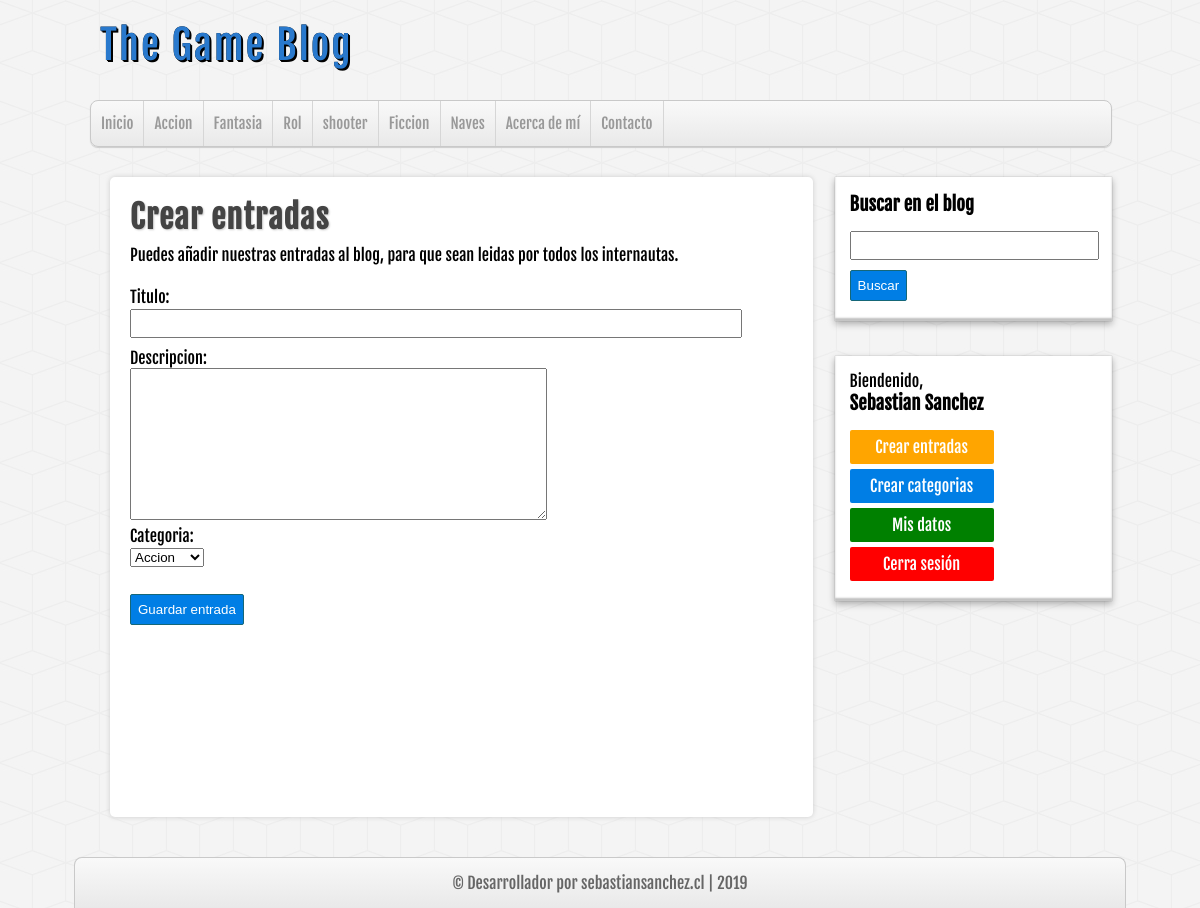
The app's page /crear-entradas.php (signed in) with its own data.
### tables this page shows
CREATE TABLE IF NOT EXISTS `categorias` (
  `id` int(255) NOT NULL AUTO_INCREMENT,
  `nombre` varchar(100) DEFAULT NULL,
  PRIMARY KEY (`id`)
);

### includes/helpers.php (called while the page is built, shortened)
<?php
  function obtenerCategorias($con) {
    $sql = "
      SELECT * FROM categorias
      ORDER BY id ASC;
    ";
    $categorias = mysqli_query($con, $sql);
    $resultado = array();
    if ($categorias && mysqli_num_rows($categorias) >= 1) {
      $resultado = $categorias;
    }
    return $resultado;
  }
?>

### crear-entradas.php (the view, shortened to what this page needs)
<?php
  require_once 'includes/cabecera.php';
  require_once 'includes/barra.php';
?>
  <div id="principal">
    <h1>Crear entradas</h1>
    <p>Puedes añadir nuestras entradas al blog, para que sean leidas por todos los internautas.</p>
    <br/>
    <form action="guardar-entrada.php" method="POST">
      <label>Titulo: <input type="text" name="titulo"></label>
      <label>Descripcion: <br/> <textarea name="descripcion" rows="10" cols="50"></textarea></label>
      <label>Categoria: <br/>
        <select name="categoria">
          <?php
            $categorias = obtenerCategorias($conexion);
            if (!empty($categorias)):
              while ($categoria = mysqli_fetch_assoc($categorias)):
          ?>
            <option value="<?= $categoria['id']; ?>">
              <?= $categoria['nombre']; ?>
            </option>
          <?php
              endwhile;
            endif;
          ?>
        </select>
      </label>
      <br/>
      <button type="submit">Guardar entrada</button>
    </form>
  </div>
</main>
<?php require_once 'includes/pie.php'; ?>

### includes/cabecera.php (shortened to what this page needs)
<?php
  require_once 'includes/conexion.php';
  require_once 'includes/helpers.php';
?>
<!DOCTYPE html>
<html lang="es">
<head>
  <link rel="stylesheet" href="css/main.css">
</head>
<body>
  <header id="encabezado">
    <div id="logo">
      <a href="index.php">
        <p>The Game Blog</p>
      </a>
    </div>
    <nav id="menu">
      <ul>
        <li><a href="index.php">Inicio</a></li>
        <?php
          $categorias = obtenerCategorias($conexion);
          if (!empty($categorias)):
            while ($categoria = mysqli_fetch_assoc($categorias)):
        ?>
            <li>
              <a href="categoria.php?id=<?= $categoria['id'] ?>"><?= $categoria['nombre'] ?></a>
            </li>
        <?php
            endwhile;
          endif;
        ?>
        <li><a href="index.php">Acerca de mí</a></li>
        <li><a href="index.php">Contacto</a></li>
      </ul>
    </nav>
  </header>
  <main id="contenedor">

### css/main.css (style rules this page uses)
* { margin: 0; padding: 0; text-decoration: none; }
body { font-family: 'fajada'; background: url('../img/cubes.png') #f4f4f4; }
header { width: 85%; height: auto; background: transparent; margin: auto; }
#logo { float: left; width: 540px; height: 100px; margin-left: 10px; }
#logo a { font-family: 'fajada', Helvetica; font-size: 40px; letter-spacing: 2px; color: #2979cd; text-shadow: 0 0 0 #000000, 1px 1px 0 #000000, 2px 2px 0 #000000; transition: text-shadow 500ms; line-height: 90px; }
nav { width: 100%; height: 45px; clear: both; background-image: linear-gradient(to bottom, #f9f9f9, #e9e9e9); border: 1px solid #c9c9c9; border-radius: 8px; box-shadow: 0 1px 1px #ccc; overflow: hidden; }
nav ul { list-style-type: none; }
nav ul li { float: left; line-height: 45px; border-right: 1px solid #d6d6d6; }
nav ul li a { display: block; padding-left: 10px; padding-right: 10px; font-size: 15px; color: #999; }
main { width: 85%; margin: auto; height: auto; margin-top: 30px; margin-bottom: 30px; }
label, input[type="text"], input[type="email"], input[type="password"] { display: block; width: 95%; margin-top: 2px; margin-bottom: 2px; }
input[type="text"], input[type="email"], input[type="password"] { margin-bottom: 10px; padding: 5px; }
button, .btn { margin-top: 5px; margin-bottom: 5px; display: block; border-radius: 2px; padding: 7px; color: #fff !important; background-color: #007ee5; border: 1px solid #156778; }
#principal { float: left; width: 65%; min-height: 600px; background-color: #fff; border-radius: 5px; box-shadow: 0 0 5px #ccc; margin-left: 20px; overflow: hidden; padding: 20px; }
#principal h1 { font-size: 32px; color: #444; letter-spacing: 1px; text-shadow: 1px 1px 2px #ccc; }
#principal p { margin-top: 8px; }

### records on screen
categorias: nombre "Accion"
categorias: nombre "Fantasia"
categorias: nombre "Rol"
categorias: nombre "shooter"
categorias: nombre "Ficcion"
categorias: nombre "Naves"

### other values on screen
$_SESSION['usuario']['nombre'] "Sebastian"
$_SESSION['usuario']['apellido'] "Sanchez"
form field categoria "Accion"
